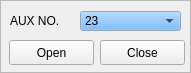
        <widget class="QFrame" name="frame15">
            <property name="geometry">
                <rect>
                    <x>697</x>
                    <y>260</y>
                    <width>191</width>
                    <height>73</height>
                </rect>
            </property>
            <property name="frameShape">
                <enum>QFrame::StyledPanel</enum>
            </property>
            <property name="frameShadow">
                <enum>QFrame::Plain</enum>
            </property>
            <widget class="QLabel" name="textLabel11">
                <property name="geometry">
                    <rect>
                        <x>10</x>
                        <y>10</y>
                        <width>71</width>
                        <height>21</height>
                    </rect>
                </property>
                <property name="text">
                    <string>AUX NO.</string>
                </property>
                <property name="wordWrap">
                    <bool>false</bool>
                </property>
            </widget>
            <widget class="QComboBox" name="comboxAuxNo">
                <property name="geometry">
                    <rect>
                        <x>80</x>
                        <y>11</y>
                        <width>101</width>
                        <height>20</height>
                    </rect>
                </property>
                <property name="palette">
                    <palette>
                        <active>
                            <colorrole role="WindowText">
                                <brush brushstyle="SolidPattern">
                                    <color alpha="255">
                                        <red>0</red>
                                        <green>0</green>
                                        <blue>0</blue>
                                    </color>
                                </brush>
                            </colorrole>
                            <colorrole role="Button">
                                <brush brushstyle="SolidPattern">
                                    <color alpha="255">
                                        <red>85</red>
                                        <green>170</green>
                                        <blue>255</blue>
                                    </color>
                                </brush>
                            </colorrole>
                            <colorrole role="Light">
                                <brush brushstyle="SolidPattern">
                                    <color alpha="255">
                                        <red>212</red>
                                        <green>234</green>
                                        <blue>255</blue>
                                    </color>
                                </brush>
                            </colorrole>
                            <colorrole role="Midlight">
                                <brush brushstyle="SolidPattern">
                                    <color alpha="255">
                                        <red>148</red>
                                        <green>202</green>
                                        <blue>255</blue>
                                    </color>
                                </brush>
                            </colorrole>
                            <colorrole role="Dark">
                                <brush brushstyle="SolidPattern">
                                    <color alpha="255">
                                        <red>42</red>
                                        <green>85</green>
                                        <blue>127</blue>
                                    </color>
                                </brush>
                            </colorrole>
                            <colorrole role="Mid">
                                <brush brushstyle="SolidPattern">
                                    <color alpha="255">
                                        <red>57</red>
                                        <green>113</green>
                                        <blue>170</blue>
                                    </color>
                                </brush>
                            </colorrole>
                            <colorrole role="Text">
                                <brush brushstyle="SolidPattern">
                                    <color alpha="255">
                                        <red>0</red>
                                        <green>0</green>
                                        <blue>0</blue>
                                    </color>
                                </brush>
                            </colorrole>
                            <colorrole role="BrightText">
                                <brush brushstyle="SolidPattern">
                                    <color alpha="255">
                                        <red>255</red>
                                        <green>255</green>
                                        <blue>255</blue>
                                    </color>
                                </brush>
                            </colorrole>
                            <colorrole role="ButtonText">
                                <brush brushstyle="SolidPattern">
                                    <color alpha="255">
                                        <red>0</red>
                                        <green>0</green>
                                        <blue>0</blue>
                                    </color>
                                </brush>
                            </colorrole>
                            <colorrole role="Base">
                                <brush brushstyle="SolidPattern">
                                    <color alpha="255">
                                        <red>255</red>
                                        <green>255</green>
                                        <blue>255</blue>
                                    </color>
                                </brush>
                            </colorrole>
                            <colorrole role="Window">
                                <brush brushstyle="SolidPattern">
                                    <color alpha="255">
                                        <red>212</red>
                                        <green>228</green>
                                        <blue>255</blue>
                                    </color>
                                </brush>
                            </colorrole>
                            <colorrole role="Shadow">
                                <brush brushstyle="SolidPattern">
                                    <color alpha="255">
                                        <red>0</red>
                                        <green>0</green>
                                        <blue>0</blue>
                                    </color>
                                </brush>
                            </colorrole>
                            <colorrole role="Highlight">
                                <brush brushstyle="SolidPattern">
                                    <color alpha="255">
                                        <red>0</red>
                                        <green>0</green>
                                        <blue>128</blue>
                                    </color>
                                </brush>
                            </colorrole>
                            <colorrole role="HighlightedText">
                                <brush brushstyle="SolidPattern">
                                    <color alpha="255">
                                        <red>255</red>
                                        <green>255</green>
                                        <blue>255</blue>
                                    </color>
                                </brush>
                            </colorrole>
                            <colorrole role="Link">
                                <brush brushstyle="SolidPattern">
                                    <color alpha="255">
                                        <red>0</red>
                                        <green>0</green>
                                        <blue>0</blue>
                                    </color>
                                </brush>
                            </colorrole>
                            <colorrole role="LinkVisited">
                                <brush brushstyle="SolidPattern">
                                    <color alpha="255">
                                        <red>0</red>
                                        <green>0</green>
                                        <blue>0</blue>
                                    </color>
                                </brush>
                            </colorrole>
                        </active>
                        <inactive>
                            <colorrole role="WindowText">
                                <brush brushstyle="SolidPattern">
                                    <color alpha="255">
                                        <red>0</red>
                                        <green>0</green>
                                        <blue>0</blue>
                                    </color>
                                </brush>
                            </colorrole>
                            <colorrole role="Button">
                                <brush brushstyle="SolidPattern">
                                    <color alpha="255">
                                        <red>85</red>
                                        <green>170</green>
                                        <blue>255</blue>
                                    </color>
                                </brush>
                            </colorrole>
                            <colorrole role="Light">
                                <brush brushstyle="SolidPattern">
                                    <color alpha="255">
                                        <red>212</red>
                                        <green>234</green>
                                        <blue>255</blue>
                                    </color>
                                </brush>
                            </colorrole>
                            <colorrole role="Midlight">
                                <brush brushstyle="SolidPattern">
                                    <color alpha="255">
                                        <red>123</red>
                                        <green>189</green>
                                        <blue>255</blue>
                                    </color>
                                </brush>
                            </colorrole>
                            <colorrole role="Dark">
                                <brush brushstyle="SolidPattern">
                                    <color alpha="255">
                                        <red>42</red>
                                        <green>85</green>
                                        <blue>127</blue>
                                    </color>
                                </brush>
                            </colorrole>
                            <colorrole role="Mid">
                                <brush brushstyle="SolidPattern">
                                    <color alpha="255">
                                        <red>57</red>
                                        <green>113</green>
                                        <blue>170</blue>
                                    </color>
                                </brush>
                            </colorrole>
                            <colorrole role="Text">
                                <brush brushstyle="SolidPattern">
                                    <color alpha="255">
                                        <red>0</red>
                                        <green>0</green>
                                        <blue>0</blue>
                                    </color>
                                </brush>
                            </colorrole>
                            <colorrole role="BrightText">
                                <brush brushstyle="SolidPattern">
                                    <color alpha="255">
                                        <red>255</red>
                                        <green>255</green>
                                        <blue>255</blue>
                                    </color>
                                </brush>
                            </colorrole>
                            <colorrole role="ButtonText">
                                <brush brushstyle="SolidPattern">
                                    <color alpha="255">
                                        <red>0</red>
                                        <green>0</green>
                                        <blue>0</blue>
                                    </color>
                                </brush>
                            </colorrole>
                            <colorrole role="Base">
                                <brush brushstyle="SolidPattern">
                                    <color alpha="255">
                                        <red>255</red>
                                        <green>255</green>
                                        <blue>255</blue>
                                    </color>
                                </brush>
                            </colorrole>
                            <colorrole role="Window">
                                <brush brushstyle="SolidPattern">
                                    <color alpha="255">
                                        <red>212</red>
                                        <green>228</green>
                                        <blue>255</blue>
                                    </color>
                                </brush>
                            </colorrole>
                            <colorrole role="Shadow">
                                <brush brushstyle="SolidPattern">
                                    <color alpha="255">
                                        <red>0</red>
                                        <green>0</green>
                                        <blue>0</blue>
                                    </color>
                                </brush>
                            </colorrole>
                            <colorrole role="Highlight">
                                <brush brushstyle="SolidPattern">
                                    <color alpha="255">
                                        <red>0</red>
                                        <green>0</green>
                                        <blue>128</blue>
                                    </color>
                                </brush>
                            </colorrole>
                            <colorrole role="HighlightedText">
                                <brush brushstyle="SolidPattern">
                                    <color alpha="255">
                                        <red>255</red>
                                        <green>255</green>
                                        <blue>255</blue>
                                    </color>
                                </brush>
                            </colorrole>
                            <colorrole role="Link">
                                <brush brushstyle="SolidPattern">
                                    <color alpha="255">
                                        <red>0</red>
                                        <green>0</green>
                                        <blue>255</blue>
                                    </color>
                                </brush>
                            </colorrole>
                            <colorrole role="LinkVisited">
                                <brush brushstyle="SolidPattern">
                                    <color alpha="255">
                                        <red>255</red>
                                        <green>0</green>
                                        <blue>255</blue>
                                    </color>
                                </brush>
                            </colorrole>
                        </inactive>
                        <disabled>
                            <colorrole role="WindowText">
                                <brush brushstyle="SolidPattern">
                                    <color alpha="255">
                                        <red>128</red>
                                        <green>128</green>
                                        <blue>128</blue>
                                    </color>
                                </brush>
                            </colorrole>
                            <colorrole role="Button">
                                <brush brushstyle="SolidPattern">
                                    <color alpha="255">
                                        <red>85</red>
                                        <green>170</green>
                                        <blue>255</blue>
                                    </color>
                                </brush>
                            </colorrole>
                            <colorrole role="Light">
                                <brush brushstyle="SolidPattern">
                                    <color alpha="255">
                                        <red>212</red>
                                        <green>234</green>
                                        <blue>255</blue>
                                    </color>
                                </brush>
                            </colorrole>
                            <colorrole role="Midlight">
                                <brush brushstyle="SolidPattern">
                                    <color alpha="255">
                                        <red>123</red>
                                        <green>189</green>
                                        <blue>255</blue>
                                    </color>
                                </brush>
                            </colorrole>
                            <colorrole role="Dark">
                                <brush brushstyle="SolidPattern">
                                    <color alpha="255">
                                        <red>42</red>
                                        <green>85</green>
                                        <blue>127</blue>
                                    </color>
                                </brush>
                            </colorrole>
                            <colorrole role="Mid">
                                <brush brushstyle="SolidPattern">
                                    <color alpha="255">
                                        <red>57</red>
                                        <green>113</green>
                                        <blue>170</blue>
                                    </color>
                                </brush>
                            </colorrole>
                            <colorrole role="Text">
                                <brush brushstyle="SolidPattern">
                                    <color alpha="255">
                                        <red>128</red>
                                        <green>128</green>
                                        <blue>128</blue>
                                    </color>
                                </brush>
                            </colorrole>
                            <colorrole role="BrightText">
                                <brush brushstyle="SolidPattern">
                                    <color alpha="255">
                                        <red>255</red>
                                        <green>255</green>
                                        <blue>255</blue>
                                    </color>
                                </brush>
                            </colorrole>
                            <colorrole role="ButtonText">
                                <brush brushstyle="SolidPattern">
                                    <color alpha="255">
                                        <red>128</red>
                                        <green>128</green>
                                        <blue>128</blue>
                                    </color>
                                </brush>
                            </colorrole>
                            <colorrole role="Base">
                                <brush brushstyle="SolidPattern">
                                    <color alpha="255">
                                        <red>255</red>
                                        <green>255</green>
                                        <blue>255</blue>
                                    </color>
                                </brush>
                            </colorrole>
                            <colorrole role="Window">
                                <brush brushstyle="SolidPattern">
                                    <color alpha="255">
                                        <red>212</red>
                                        <green>228</green>
                                        <blue>255</blue>
                                    </color>
                                </brush>
                            </colorrole>
                            <colorrole role="Shadow">
                                <brush brushstyle="SolidPattern">
                                    <color alpha="255">
                                        <red>0</red>
                                        <green>0</green>
                                        <blue>0</blue>
                                    </color>
                                </brush>
                            </colorrole>
                            <colorrole role="Highlight">
                                <brush brushstyle="SolidPattern">
                                    <color alpha="255">
                                        <red>0</red>
                                        <green>0</green>
                                        <blue>128</blue>
                                    </color>
                                </brush>
                            </colorrole>
                            <colorrole role="HighlightedText">
                                <brush brushstyle="SolidPattern">
                                    <color alpha="255">
                                        <red>255</red>
                                        <green>255</green>
                                        <blue>255</blue>
                                    </color>
                                </brush>
                            </colorrole>
                            <colorrole role="Link">
                                <brush brushstyle="SolidPattern">
                                    <color alpha="255">
                                        <red>0</red>
                                        <green>0</green>
                                        <blue>255</blue>
                                    </color>
                                </brush>
                            </colorrole>
                            <colorrole role="LinkVisited">
                                <brush brushstyle="SolidPattern">
                                    <color alpha="255">
                                        <red>255</red>
                                        <green>0</green>
                                        <blue>255</blue>
                                    </color>
                                </brush>
                            </colorrole>
                        </disabled>
                    </palette>
                </property>
                <item>
                    <property name="text">
                        <string>23</string>
                    </property>
                </item>
                <item>
                    <property name="text">
                        <string>24</string>
                    </property>
                </item>
                <item>
                    <property name="text">
                        <string>27</string>
                    </property>
                </item>
                <item>
                    <property name="text">
                        <string>41</string>
                    </property>
                </item>
                <item>
                    <property name="text">
                        <string>43</string>
                    </property>
                </item>
            </widget>
            <widget class="QPushButton" name="ButOpenAUX">
                <property name="geometry">
                    <rect>
                        <x>9</x>
                        <y>40</y>
                        <width>85</width>
                        <height>25</height>
                    </rect>
                </property>
                <property name="text">
                    <string>Open</string>
                </property>
            </widget>
            <widget class="QPushButton" name="ButCloseAUX">
                <property name="geometry">
                    <rect>
                        <x>100</x>
                        <y>40</y>
                        <width>85</width>
                        <height>25</height>
                    </rect>
                </property>
                <property name="text">
                    <string>Close</string>
                </property>
            </widget>
        </widget>
